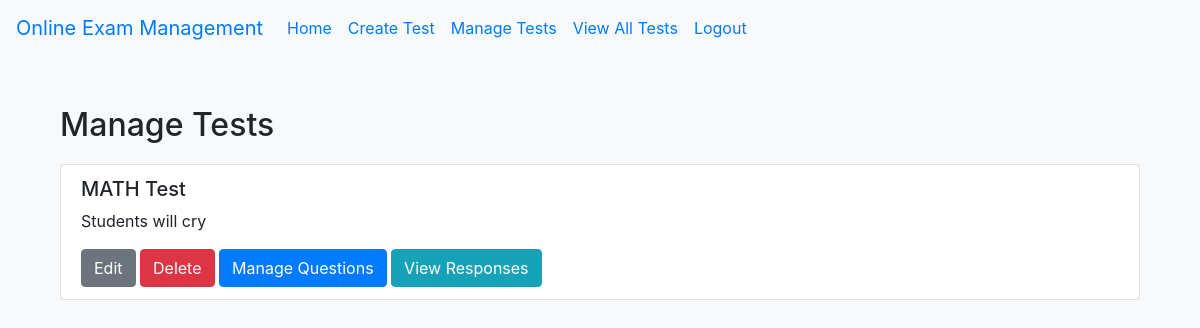
The app's page /manage_tests (signed in), older data.
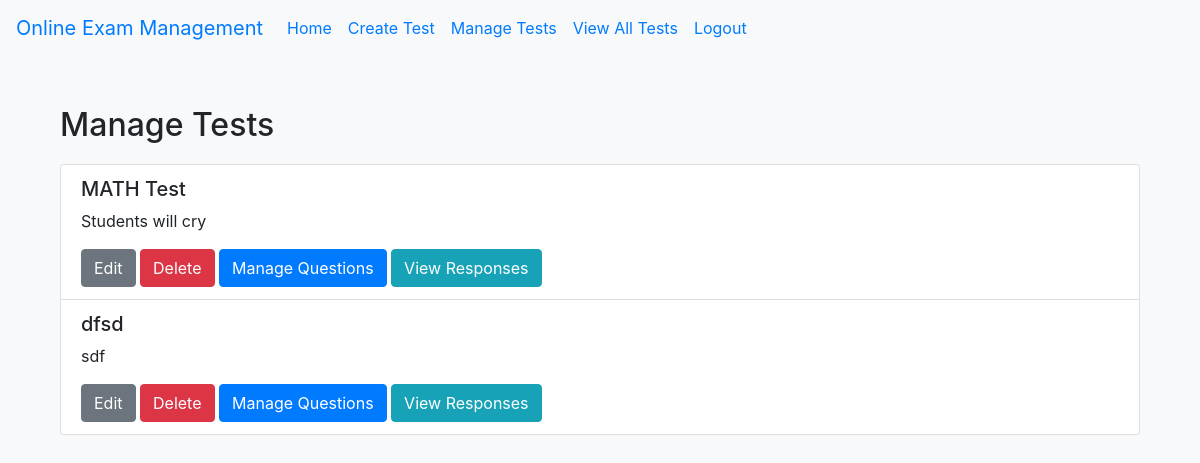
The same page, newer data.
### tables this page shows
CREATE TABLE Test (
    id INTEGER PRIMARY KEY AUTOINCREMENT,
    teacher_id INTEGER NOT NULL,
    test_name TEXT NOT NULL,
    test_description TEXT,
    FOREIGN KEY (teacher_id) REFERENCES User(id)
);

### app.py (the view)
@app.route('/manage_tests')
@login_required
def manage_tests():
    tests = db.execute("SELECT * FROM Test WHERE teacher_id = ?", current_user.id)
    return render_template('manage_tests.html', tests=tests)

### app.py (called while the page is built)
@login_manager.user_loader
def load_user(user_id):
    user = db.execute("SELECT * FROM User WHERE id = ?", user_id)
    if user:
        return User(id=user[0]['id'], username=user[0]['username'], password=user[0]['password'], role=user[0]['role'])
    return None

### templates/manage_tests.html
{% extends "base.html" %}
{% block content %}
<div class="container mt-4">
    <h2>Manage Tests</h2>
    <ul class="list-group">
        {% for test in tests %}
        <li class="list-group-item">
            <h5>{{ test.test_name }}</h5>
            <p>{{ test.test_description }}</p>
            <a href="/edit_test/{{ test.id }}" class="btn btn-secondary">Edit</a>
            <form action="/delete_test/{{ test.id }}" method="post" style="display: inline;">
                <button type="submit" class="btn btn-danger">Delete</button>
            </form>
            <a href="/test/{{ test.id }}/questions" class="btn btn-primary">Manage Questions</a>
            <a href="/test/{{ test.id }}/responses" class="btn btn-info">View Responses</a>
        </li>
        {% endfor %}
    </ul>
</div>
{% endblock %}

Row changes from the older to the newer data that the page shows:
added Test: test_name "dfsd", test_description "sdf"
